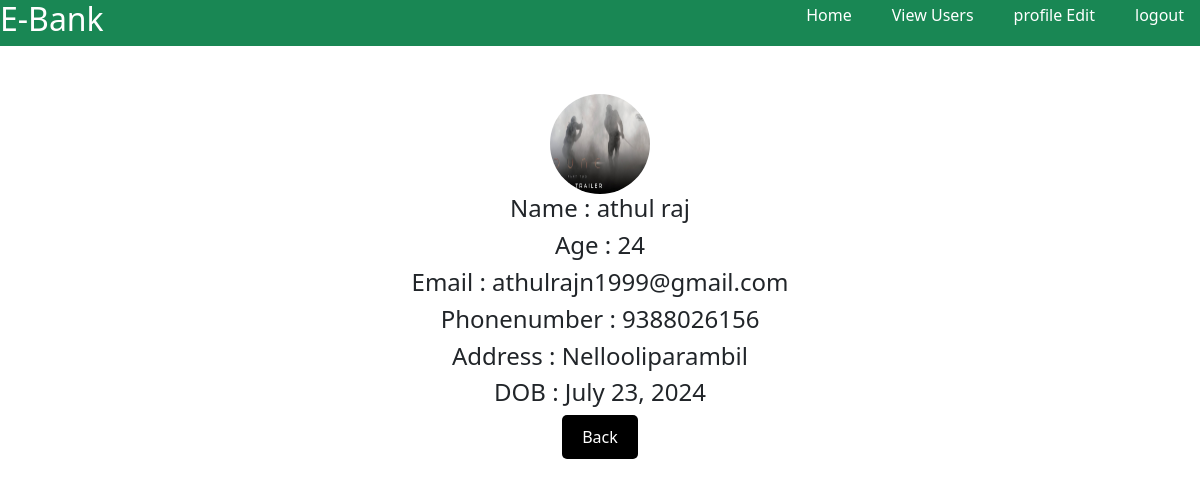
The page /viewuserdetails/2 on the database its author committed.
### app/models.py (models this page shows, shortened)
class CustomeUser(AbstractUser):
    Age=models.IntegerField(null=True,blank=True)
    Phonenumber=models.IntegerField(null=True,blank=True,unique=True)
    Address=models.CharField(null=True,blank=True,max_length=100)
    DOB=models.DateField(null=True,blank=True)
    Initialamount=models.IntegerField(null=True,blank=True)
    Accountnumber=models.CharField(null=True,blank=True,max_length=100,unique=True)
    Ifsc=models.IntegerField(null=True,blank=True)
    Branch=models.CharField(null=True,blank=True ,max_length=100)
    Pincode=models.IntegerField(null=True,blank=True)
    Image=models.FileField(null=True,blank=True)
    usertype=models.CharField(max_length=200)

### app/views.py (the view)
# urls.py: path('viewuserdetails/<int:id>',views.viewuserdetails,name='viewuserdetails'),
def viewuserdetails(request,id):
    data = CustomeUser.objects.get(id=id)
    return render(request,'bankviewuserdetails.html',{'data':data})

### templates/bankviewuserdetails.html (shortened to what this page needs)
{% extends 'bankhome.html' %}
{% block content %}
<div style="display: flex;justify-content: center;">
    <div style="text-align: center;">
    <img src="{{data.Image.url}}" alt="" width="100px" height="100px" style="border-radius: 50%;">
    <h4>Name : {{data.first_name}}</h4>
    <h4>Age : {{data.Age}}</h4>
    <h4>Email : {{data.email}}</h4>
    <h4>Phonenumber : {{data.Phonenumber}}</h4>
    <h4>Address : {{data.Address}}</h4>
    <h4>DOB : {{data.DOB}}</h4>
    <a href="{% url 'viewusers'  %}"><button>Back</button></a>
    </div>
</div>
{% endblock%}

### templates/bankviewuserdetails.html (style rules this page uses)
button { color: white; background-color: black; border: none; padding: 10px 20px; border-radius: 5px; cursor: pointer }

### rows shown on the page
CustomeUser: Image (picture), first_name "athul raj", Age "24", email "athulrajn1999@gmail.com", Phonenumber "9388026156", Address "Nellooliparambil", DOB "July 23, 2024"
